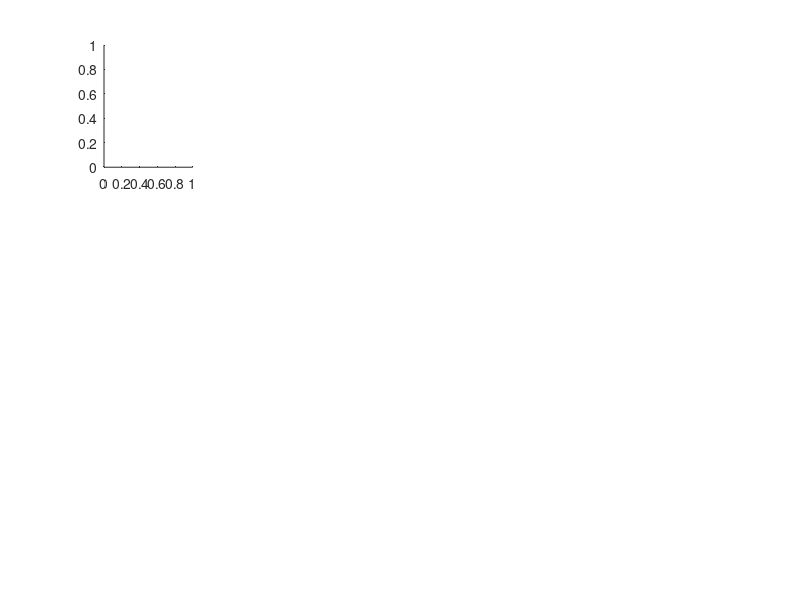

Here is the MATLAB script that generated this plot: (Note: this script raises an error after producing the figure.)
%% Figure 1: Designing a Single Module
% Prepare Space
clear; clc;

%% Plot Preliminaries
cArrow = [76 187 23]/255;
cDist = [200 200 200]/255;

% Subplot Indices
nRow = [8 8 8];     NRow = sum(nRow);   nR = [0 cumsum(nRow)];
nCol = [4 4 4 4];   NCol = sum(nCol);   nC = [0 cumsum(nCol)];
figM = reshape(1:(NRow*NCol), [NCol, NRow])';
cellM = cell(length(nRow)*length(nCol),1);
for i = 1:length(nRow)
    for j = 1:length(nCol)
        cP = figM((nR(i)+1):(nR(i+1)-1), (nC(j)+1):(nC(j+1)-1));
        cellM(i+(j-1)*length(nRow)) = {cP(:)};
    end
end

fig = figure(1); clf;

% a: Rigid Body Motion
subplot(NRow,NCol,cellM{1});
Xs1 = [-2 -2  2  2;...
       -1  1 -1  1];
conn1 = [1 3; 1 4; 2 3; 2 4];
visualize_network(Xs1,[],conn1);
hold on;
h = annotation('arrow');
set(h,'parent',gca,'position',[2.5 0 1 0], 'HeadLength',5,'HeadWidth',5,'color',cArrow,'LineWidth',1);
h = annotation('arrow');
set(h,'parent',gca,'position',[0 1.5 0 1], 'HeadLength',5,'HeadWidth',5,'color',cArrow,'LineWidth',1);
t = 90:-2:0;
aX = 1.5*cosd(t)+1.7; aY = 1.5*sind(t)+0.8;
plot(aX,aY,'color',cArrow, 'linewidth', 1);
h = annotation('arrow');
set(h,'parent',gca,'position',[aX(end) aY(end) diff(aX(end-1:end)) diff(aY(end-1:end))], 'HeadLength',5,'HeadWidth',5,'color',cArrow,'LineWidth',1);
hold off;
axis([-3.5 3.5 -3.5 3.5] + [0 0 .6 .6]);

% b: Define Distances
nW = .1;
subplot(NRow,NCol,cellM{2});
hold on;
line(Xs1(1,1:2)-.8,Xs1(2,1:2),'color','k','LineWidth',.5);
line(Xs1(1,1:2)-.8 + [nW -nW],[Xs1(2,1) Xs1(2,1)],'color','k','LineWidth',.5);
line(Xs1(1,1:2)-.8 + [nW -nW],[Xs1(2,2) Xs1(2,2)],'color','k','LineWidth',.5);
line(Xs1(1,3:4)+.8,Xs1(2,3:4),'color','k','LineWidth',.5);
line(Xs1(1,3:4)+.8 + [nW -nW],[Xs1(2,3) Xs1(2,3)],'color','k','LineWidth',.5);
line(Xs1(1,3:4)+.8 + [nW -nW],[Xs1(2,4) Xs1(2,4)],'color','k','LineWidth',.5);
visualize_network(Xs1,[],conn1);
text(Xs1(1,1)-2.2, mean(Xs1(2,1:2)), 'd_1', 'fontsize', 10);
text(Xs1(1,3)+1.2, mean(Xs1(2,1:2)), 'd_2', 'fontsize', 10);
hold off;
axis([-3.5 3.5 -3.5 3.5] + [0 0 .6 .6]);

% c: Motion Plot
subplot(NRow,NCol,cellM{3});
dX1 = [0 0 0 0; -1 1 1 -1];
[XCa,~] = sim_motion(Xs1,[],conn1,.01,170,dX1,0);   % Simulate
[XCb,~] = sim_motion(Xs1,[],conn1,.01,170,-dX1,0);  % Simulate
XC = cat(3,flip(XCa,3),XCb);
d1 = sqrt(squeeze(sum((diff(XC(:,1:2,:),[],2)).^2)));
d2 = sqrt(squeeze(sum((diff(XC(:,3:4,:),[],2)).^2)));
diff1 = abs(d1-2) + abs(d2-2);       dInd1 = find(diff1==min(diff1),1);
diff2 = abs(d1-1.143) + abs(d2-3.5); dInd2 = find(diff2==min(diff2),1);
diff3 = abs(d1-3.5) + abs(d2-1.143); dInd3 = find(diff3==min(diff3),1);
plot(d1,d2);
hold on;
plot([1 4],[1 4], '--', 'color', [200 200 200]/255);
plot(d1(dInd1),d2(dInd1),'bo','markersize',5);
plot(d1(dInd2),d2(dInd2),'bo','markersize',5);
plot(d1(dInd3),d2(dInd3),'bo','markersize',5);
hold off;
visualize_network(XC(:,:,dInd1)/8+[d1(dInd1)+.5 d2(dInd1)+.3]',[],conn1,.3);
visualize_network(XC(:,:,dInd2)/8+[d1(dInd2)+.5 d2(dInd2)+0]',[],conn1,.3);
visualize_network(XC(:,:,dInd3)/8+[d1(dInd3)+0 d2(dInd3)+.5]',[],conn1,.3);
set(gca,'visible',1,'XTick',[1 2.5 4],'YTick',[1 2.5 4],'fontsize',10,...
        'xticklabel',{'1','d_1','4'},'yticklabel',{'1','d_2','4'});
axis([1 4 1 4]);

% d: Solution Space Example
subplot(NRow,NCol,cellM{4});
s = sqrt(3);
Xs2 = [-s/2 0 s/2;...
       -1/2 1 -1/2];
dXs2 = [-s/2 0 s/2;...
        -1/2 1 -1/2]/2.5;
visualize_conic(Xs2,dXs2,[-2 2; -2 2],[100;100],3,1,1);
axis([-1 1 -1 1]*1.5 + [0 0 0 0]);

% e: Constructed Network
nW = .02;
xSh = .6;
ySh = xSh/sqrt(3);
subplot(NRow,NCol,cellM{5});
Xu0 = [-s/2 0;...
        1/2 -1];
conn2 = [1 4; 2 4; 3 4; 1 5; 2 5; 3 5];
[Xu2,~] = construct_network(Xs2,dXs2,Xu0,conn2,1,0);
Xu2 = Xu2(1:2,:);
hold on;
line(Xs2(1,1:2)-xSh,Xs2(2,1:2)+ySh,'color','k','LineWidth',.5);
line(Xs2(1,1)-xSh+nW*[s -s], Xs2(2,1)+ySh+nW*[-1 1],'color','k','LineWidth',.5);
line(Xs2(1,2)-xSh+nW*[s -s], Xs2(2,2)+ySh+nW*[-1 1],'color','k','LineWidth',.5);
line(Xs2(1,2:3)+xSh,Xs2(2,2:3)+ySh,'color','k','LineWidth',.5);
line(Xs2(1,2)+xSh+nW*[s -s], Xs2(2,2)+ySh+nW*[1 -1],'color','k','LineWidth',.5);
line(Xs2(1,3)+xSh+nW*[s -s], Xs2(2,3)+ySh+nW*[1 -1],'color','k','LineWidth',.5);
text(Xs2(1,1)-.9, mean(Xs2(2,1:2))+.4, 'd_1','fontsize',10);
text(Xs2(1,3)+.3, mean(Xs2(2,2:3))+.4, 'd_2','fontsize',10);
hold off;
axis([-1 1 -1 1]*1.5 + [0 0 0 0]);

% f: Simulate
subplot(NRow,NCol,cellM{6});
[XC2,~] = sim_motion(Xs2,Xu2,conn2,.005,920,[Xs2,Xu2],0);   % Simulate
d1 = sqrt(squeeze(sum((diff(XC2(:,1:2,:),[],2)).^2)));
d2 = sqrt(squeeze(sum((diff(XC2(:,2:3,:),[],2)).^2)));
diff1 = abs(d1-s) + abs(d2-s);       dInd1 = find(diff1==min(diff1),1);
diff2 = abs(d1-1.96) + abs(d2-2.74); dInd2 = find(diff2==min(diff2),1);
diff3 = abs(d1-1.24) + abs(d2-2.48); dInd3 = find(diff3==min(diff3),1);
plot(d1,d2);
hold on;
plot([1 4],[1 4], '--', 'color', [200 200 200]/255);
plot(d1(dInd1),d2(dInd1),'o','markersize',5,'color',cArrow);
plot(d1(dInd2),d2(dInd2),'bo','markersize',5);
plot(d1(dInd3),d2(dInd3),'bo','markersize',5);
plot([d1(dInd1)-.2,d1(dInd1)+.2],[d2(dInd1)-.2,d1(dInd1)+.2],'-','color',cArrow);
hold off;
visualize_network(XC2(:,1:3,dInd1)/8+[d1(dInd1)+.2 d2(dInd1)-.2]',...
                  XC2(:,4:5,dInd1)/8+[d1(dInd1)+.2 d2(dInd1)-.2]',conn2,.3);
visualize_network(XC2(:,1:3,dInd2)/8+[d1(dInd2)+.3 d2(dInd2)+0]',...
                  XC2(:,4:5,dInd2)/8+[d1(dInd2)+.3 d2(dInd2)+0]',conn2,.3);
visualize_network(XC2(:,1:3,dInd3)/8+[d1(dInd3)-.1 d2(dInd3)+.3]',...
                  XC2(:,4:5,dInd3)/8+[d1(dInd3)-.1 d2(dInd3)+.3]',conn2,.3);
set(gca,'visible',1,'XTick',[1 2 3],'YTick',[1 2 3],'fontsize',10,...
        'xticklabel',{'1','d_1','3'},'yticklabel',{'1','d_2','3'});
axis([.9 3.1 .9 3.1]);

% g: Finite Solution Space
subplot(NRow,NCol,cellM{7})
s = sqrt(3);
Xs30 = [-s/2 0 s/2;...
        -1/2 1 -1/2];
Xs3T = [-0.5  0.0  0.5;...
        -1.0  1.5 -1.0];
conn2 = [1 4; 2 4; 3 4; 1 5; 2 5; 3 5];
visualize_conic_finite(Xs30,Xs3T,[-1 1; -1 1]*1.8,[100;100],3,.7,.85);
axis([-1 1 -1 1]*1.5 + [0 0 .4 .4]);

% h: Finite Network
subplot(NRow,NCol,cellM{8})
Xu0 = [-0.38  0.00;...
        1.58 -0.75];
conn3 = [1 4; 2 4; 3 4; 1 5; 2 5; 3 5];
[Xu3,~] = construct_network(Xs30,Xs3T,Xu0,conn3,1,1);
Xu3 = Xu3(1:2,:);
axis([-1 1 -1 1]*1.5 + [0 0 .4 .4]);

% i: Simulate
subplot(NRow,NCol,cellM{9});
[XC3,~] = sim_motion(Xs30,Xu3,conn3,.005,500,[Xs30,Xu3],0);   % Simulate
d1 = sqrt(squeeze(sum((diff(XC3(:,1:2,:),[],2)).^2)));
d2 = sqrt(squeeze(sum((diff(XC3(:,2:3,:),[],2)).^2)));
diff1 = abs(d1-s) + abs(d2-s);       dInd1 = find(diff1==min(diff1),1);
diff2 = abs(d1-2.27) + abs(d2-2.00); dInd2 = find(diff2==min(diff2),1);
diff3 = abs(d1-2.55) + abs(d2-2.55); dInd3 = find(diff3==min(diff3),1);
plot(d1,d2);
hold on;
plot([1 4],[1 4], '--', 'color', [200 200 200]/255);
plot(d1(dInd1),d2(dInd1),'o','markersize',5,'color',cArrow);
plot(d1(dInd2),d2(dInd2),'bo','markersize',5);
plot(d1(dInd3),d2(dInd3),'o','markersize',5,'color',cArrow);
hold off;
visualize_network(XC3(:,1:3,dInd1)/8+[d1(dInd1)+.0 d2(dInd1)-.4]',...
                  XC3(:,4:5,dInd1)/8+[d1(dInd1)+.0 d2(dInd1)-.4]',conn3,.3);
visualize_network(XC3(:,1:3,dInd2)/8+[d1(dInd2)+.2 d2(dInd2)-.2]',...
                  XC3(:,4:5,dInd2)/8+[d1(dInd2)+.2 d2(dInd2)-.2]',conn3,.3);
visualize_network(XC3(:,1:3,dInd3)/8+[d1(dInd3)+.3 d2(dInd3)-.1]',...
                  XC3(:,4:5,dInd3)/8+[d1(dInd3)+.3 d2(dInd3)-.1]',conn3,.3);
set(gca,'visible',1,'XTick',[1 2 3],'YTick',[1 2 3],'fontsize',10,...
        'xticklabel',{'1','d_1','3'},'yticklabel',{'1','d_2','3'});
axis([.9 3.1 .9 3.1]);

% j: Infinitesimal and Finite
subplot(NRow,NCol,cellM{10});
Xs40 = [-s/2 0 s/2;...
        -1/2 1 -1/2];
Xs4T = Xs40*1.7;
dXs4 = [0 0 .5;...
        0 0 -1]/2;
visualize_conic_finite(Xs40,Xs4T,[-2 2;-2 2],[100;100],0,.7,0);
visualize_conic(Xs40,dXs4,[-2 2;-2 2],[100;100],0,1,0);
axis([-1 1 -1 1]*2);

% k: Construct Infinitesimal and Finite Network
subplot(NRow,NCol,cellM{11});
Xu4 = [-0.950  1.690;...
       -1.394 -0.080];
conn4 = [1 4; 2 4; 3 4; 1 5; 2 5; 3 5];
visualize_network(Xs40,Xu4,conn4);
axis([-1 1 -1 1]*2);

% l: Simulate Infinitesimal and Finite
subplot(NRow,NCol,cellM{12});
[XC4,~] = sim_motion(Xs40,Xu4,conn4,.005,400,[Xs40,Xu4],0);   % Simulate
d1 = sqrt(squeeze(sum((diff(XC4(:,1:2,:),[],2)).^2)));
d2 = sqrt(squeeze(sum((diff(XC4(:,2:3,:),[],2)).^2)));
diff1 = abs(d1-s) + abs(d2-s);       dInd1 = find(diff1==min(diff1),1);
diff2 = abs(d1-2.00) + abs(d2-2.62); dInd2 = find(diff2==min(diff2),1);
diff3 = abs(d1-2.93) + abs(d2-2.93); dInd3 = find(diff3==min(diff3),1);
plot(d1,d2);
hold on;
plot([1 4],[1 4], '--', 'color', [200 200 200]/255);
plot(d1(dInd1),d2(dInd1),'o','markersize',5,'color',cArrow);
plot(d1(dInd2),d2(dInd2),'bo','markersize',5);
plot(d1(dInd3),d2(dInd3),'o','markersize',5,'color',cArrow);
plot([d1(dInd1),d1(dInd1)],[d2(dInd1)-.3,d1(dInd1)+.3],'-','color',cArrow);
hold off;
visualize_network(XC4(:,1:3,dInd1)/8+[d1(dInd1)+.2 d2(dInd1)-.2]',...
                  XC4(:,4:5,dInd1)/8+[d1(dInd1)+.2 d2(dInd1)-.2]',conn4,.3);
visualize_network(XC4(:,1:3,dInd2)/8+[d1(dInd2)-.4 d2(dInd2)+0]',...
                  XC4(:,4:5,dInd2)/8+[d1(dInd2)-.4 d2(dInd2)+0]',conn4,.3);
visualize_network(XC4(:,1:3,dInd3)/8+[d1(dInd3)-.1 d2(dInd3)-.4]',...
                  XC4(:,4:5,dInd3)/8+[d1(dInd3)-.1 d2(dInd3)-.4]',conn4,.3);
set(gca,'visible',1,'XTick',[1 2 3],'YTick',[1 2 3],'fontsize',10,...
        'xticklabel',{'1','d_1','3'},'yticklabel',{'1','d_2','3'});
axis([.9 3.1 .9 3.1]);


% Size and Save Figure
fName = 'figure1';
set(gcf, 'Renderer', 'painters'); 
fig.PaperPositionMode = 'manual';
fig.PaperUnits = 'centimeters';
fig.PaperPosition = [-1.7 -0.8 18 10.4];
fig.PaperSize = [14 8.8];
saveas(fig, ['Figures/' fName], 'pdf');


